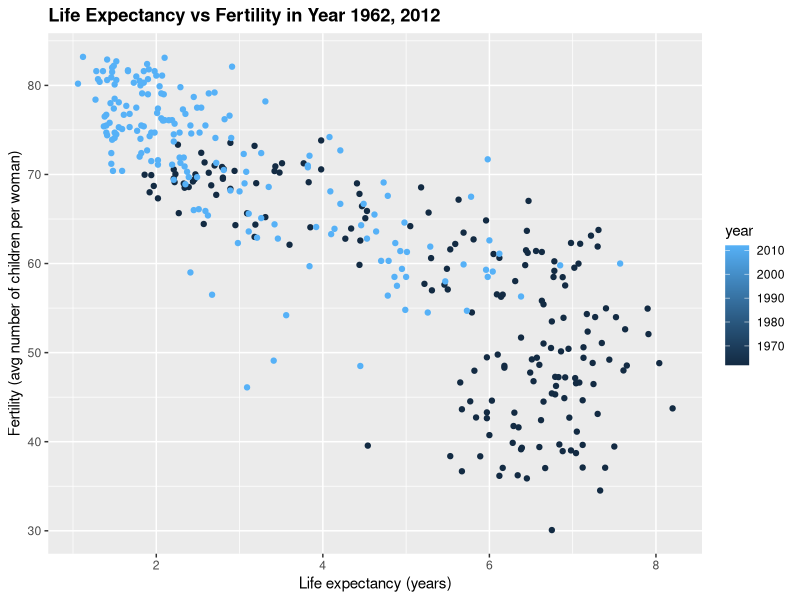
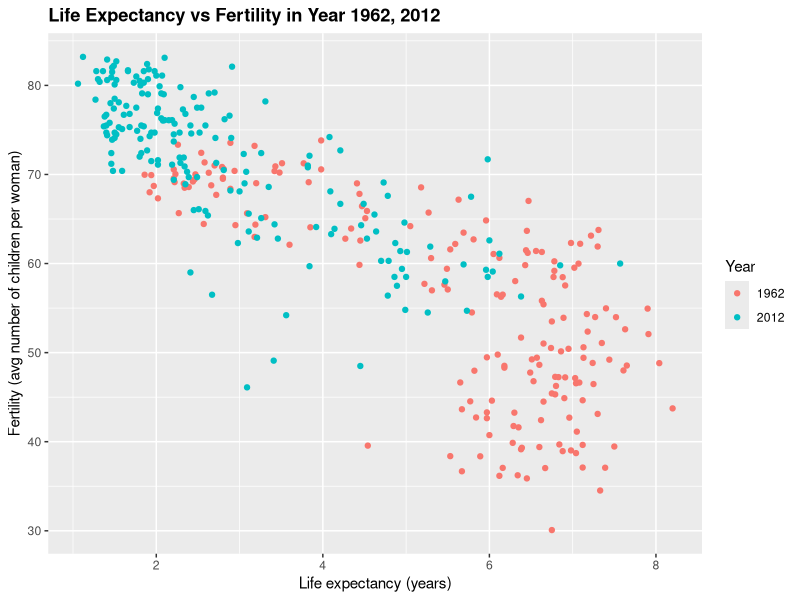
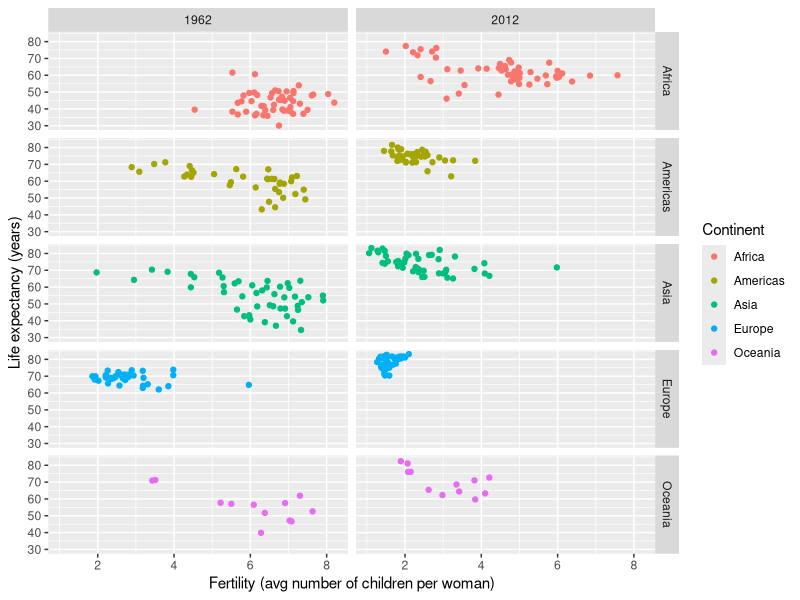
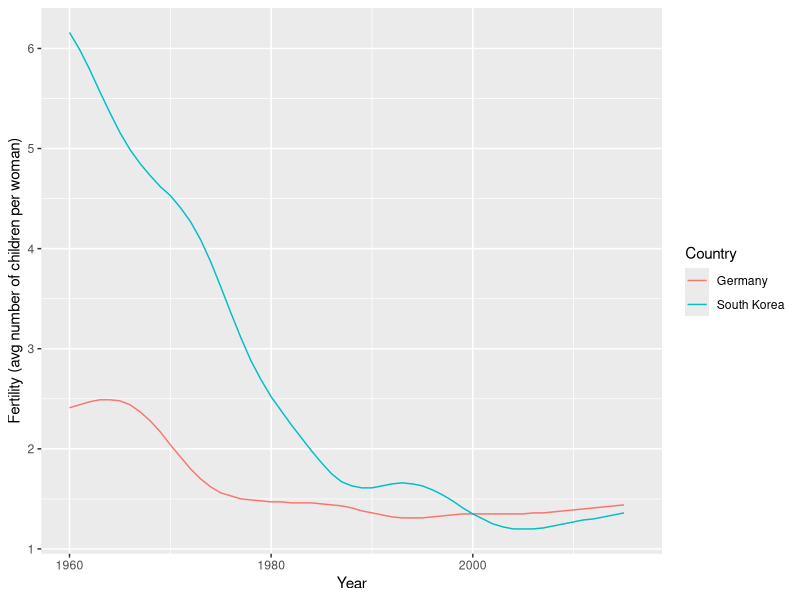
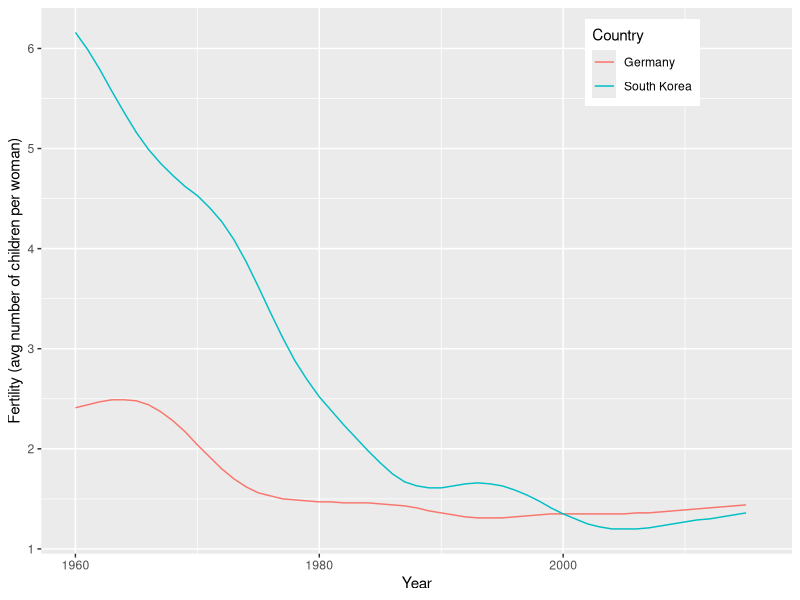
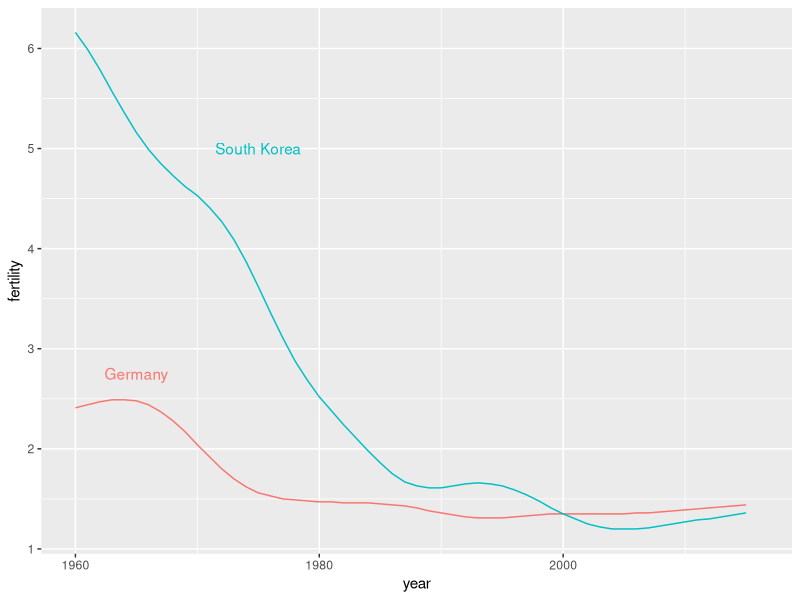
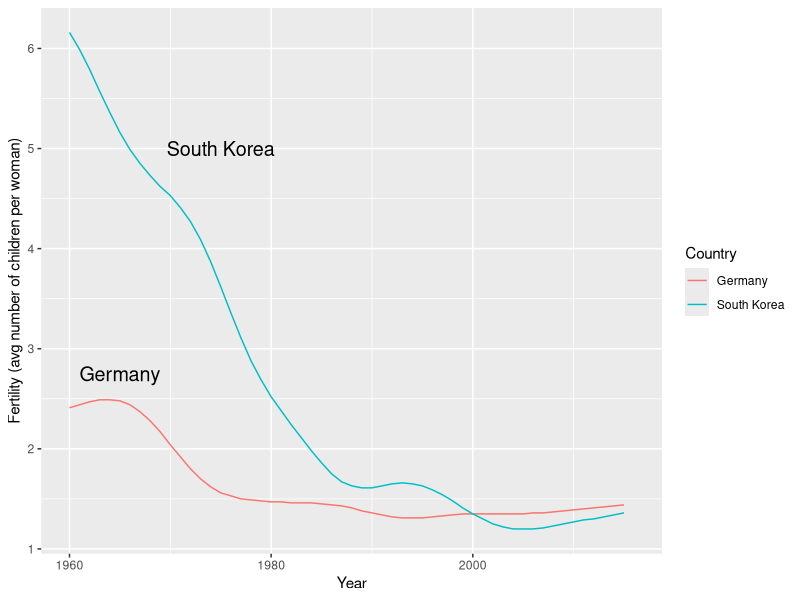
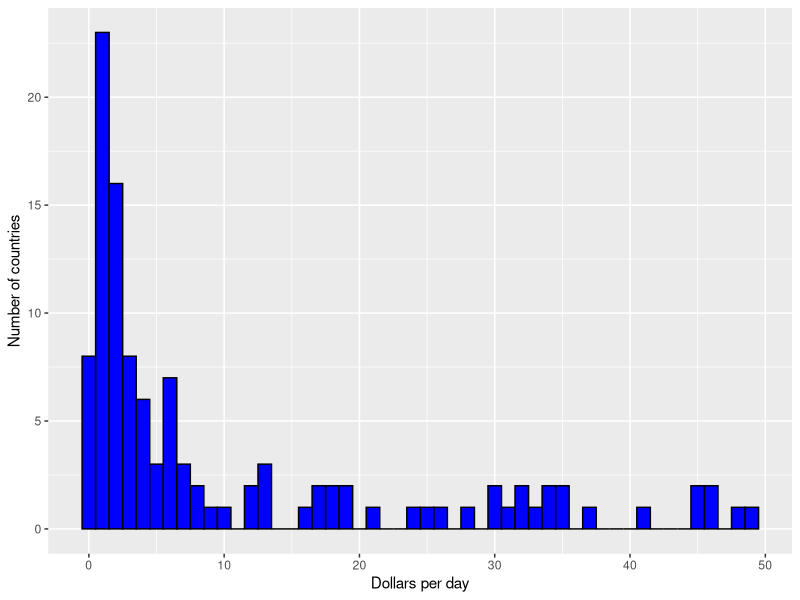

Recreate these plots in R, in order.
#### Recap last lec  ####


# RANDOM Quiz: What are the functions in ggplot used to create multiple smaller plots within one plot?

# Useful tip of the day: Use `rm(list = ls())` to remove all variables from your environment
rm(list = ls())

# 1.  **gapminder** - visualization of world health and economics in gapminder
library(dslabs)
data(gapminder)
head(gapminder)

names(gapminder) # what variables are in there


# EXAMPLE 1 : fertility rates and life expectancy 


library(ggplot2)
library(tidyverse)

ds_theme_set("theme_gray") # by default: theme_bw

years_to_plot = c(1962, 2012)

# (1) Spot the difference
gapminder %>% filter(year %in% years_to_plot) %>% 
  ggplot(aes(fertility, life_expectancy)) + 
  geom_point(aes(color = year)) + # what happened here to the legend? 
  labs(x = "Life expectancy (years)",
       y = "Fertility (avg number of children per woman)",
       title = paste ("Life Expectancy vs Fertility in Year", 
                      paste(years_to_plot, collapse = ", ") )
  )

class(gapminder$year)
# "integer": ggplot will treat it as continuous by default, and you'll typically get a gradient color bar as the legend

gapminder %>% filter(year %in% years_to_plot) %>% 
  ggplot(aes(fertility, life_expectancy)) + 
  geom_point(aes(color = factor(year))) + # what happened here? 
  labs(x = "Life expectancy (years)",
       y = "Fertility (avg number of children per woman)",
       title = paste ("Life Expectancy vs Fertility in Year", 
                      paste(years_to_plot, collapse = ", ") ),
       color = "Year" # also changed the label in legend for color
  )

# (2) Visualize by continent (in rows) and year (in columns)
gapminder %>% filter(year %in% years_to_plot) %>%
  ggplot(aes(fertility, life_expectancy)) +
  geom_point(aes(color = continent)) + # don't forget aes() here too, because continent is a variable in our df to be mapped out
  facet_grid(continent ~ year) +
  labs(
    x = "Fertility (avg number of children per woman)",
    y = "Life expectancy (years)", 
    color = "Continent")

# apply(gapminder, MARGIN = 2, FUN = class)
# for(varname in names(gapminder)){
#   var = gapminder[[varname]]
#   print(paste("The class for", varname, "is", class(var)))
# }

# Use faceting instead of ggploting multiple times: fixed scale for each smaller plot for easy comparison






# EXAMPLE 2: Income distribution


# (1) plot the time series line of fertility for all years for SK and G

countries_to_plot <- c("South Korea", "Germany")
p_ts <- gapminder %>% filter(country %in% countries_to_plot) %>% 
  ggplot(aes(year, fertility)) +
  geom_line(aes(color = country)) +
  labs(
    x = "Year",
    y = "Fertility (avg number of children per woman)",
    color = "Country") 
p_ts
p_ts + theme(legend.position = c(0.8, 0.9)) 

# to move the legend inside of the plot 
# 0.8 is the x-coordinate, indicating 90% from the left edge of the plot area.
# 0.9 is the y-coordinate, indicating 90% from the bottom edge (or 10% from the top edge) of the plot area.
labels_for_countries_to_plot = data.frame(
  country = countries_to_plot, 
  x = c(1975, 1965),
  y = c(5, 2.75)
)

gapminder %>% filter(country %in% countries_to_plot) %>% 
  ggplot(aes(x = year, y = fertility, color = country)) +
  geom_line() +
  geom_text(data = labels_for_countries_to_plot, 
            aes(x = x, y = y, label = country)) + 
  theme(legend.position = "none") 

# to add annotation/text besides the lines:
# option 1: shown in our lecture file is by creating a data frame for labels
# option 2: using annotate to add each label individually
p_ts + 
annotate("text", x = 1975, y = 5, label = "South Korea", size = 5) +
annotate("text", x = 1965, y = 2.75, label = "Germany", size = 5)

# # (Optional - for you to play with: to change the color of the labels)
# sorted_countries_to_plot = sort(countries_to_plot)
# colors <- scales::hue_pal()(length(sorted_countries_to_plot))
# names(colors) <- sorted_countries_to_plot
# 
# p_ts +
#   annotate("text", x = 1975, y = 5, label = "South Korea", size = 5, color = colors["South Korea"]) +
#   annotate("text", x = 1965, y = 2.75, label = "Germany", size = 5, color = colors["Germany"])

# (2) histogram: to view the distribution of a variable of interest 

gapminder <- gapminder %>% 
  mutate(dollars_per_day = gdp/population/365)

past_year <- 1970 # save the variable for easier access; if I want to reuse it later I only need to change it one tim

gapminder %>% 
  filter(year == past_year & !is.na(gdp)) %>%
  ggplot(aes(dollars_per_day)) + 
  geom_histogram(binwidth = 1, color = "black", fill = "blue") +
  labs(x = "Dollars per day", 
       y = "Number of countries")

# (3) scale: transformations **scale_x_continous**
gapminder %>% 
  filter(year == past_year & !is.na(gdp)) %>%
  ggplot(aes(dollars_per_day)) + 
  geom_histogram(binwidth = 1, color = "black") +
  scale_x_continuous(trans = "log2") +
  labs(x = "Dollars per day", 
       y = "Number of countries")

# (4) boxplot: to view distributions with summary statistics; can be done side by side by factors

p <- gapminder %>% 
  filter(year == past_year & !is.na(gdp)) %>%
  ggplot(aes(region, dollars_per_day))  +
  xlab("Region") +
  ylab("Dollars per day")
p + geom_boxplot() +
  theme(axis.text.x = element_text(angle = 90, hjust = 1))



# Today's lecture
# 1. gapminder continued
# 2. data visualization principles
# 4. HW2 released 9/25; due in Oct 22. Contact teaching staff if you don't see it in your repo.
